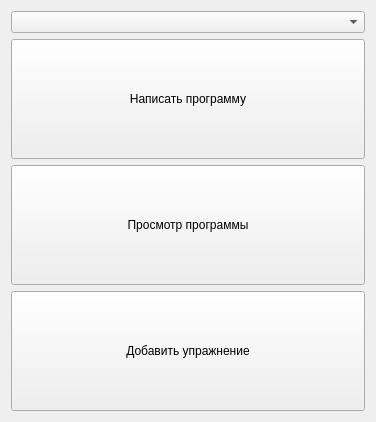
<?xml version="1.0" encoding="UTF-8"?>
<ui version="4.0">
 <class>MainWindow</class>
 <widget class="QMainWindow" name="MainWindow">
  <property name="geometry">
   <rect>
    <x>0</x>
    <y>0</y>
    <width>376</width>
    <height>422</height>
   </rect>
  </property>
  <property name="windowTitle">
   <string>MainWindow</string>
  </property>
  <widget class="QWidget" name="centralWidget">
   <layout class="QGridLayout" name="gridLayout">
    <item row="0" column="0">
     <widget class="QComboBox" name="m_sportsmenCombo"/>
    </item>
    <item row="2" column="0">
     <widget class="QPushButton" name="m_viewProgram">
      <property name="sizePolicy">
       <sizepolicy hsizetype="Minimum" vsizetype="Expanding">
        <horstretch>0</horstretch>
        <verstretch>0</verstretch>
       </sizepolicy>
      </property>
      <property name="text">
       <string>Просмотр программы</string>
      </property>
     </widget>
    </item>
    <item row="1" column="0">
     <widget class="QPushButton" name="m_addProgram">
      <property name="sizePolicy">
       <sizepolicy hsizetype="Minimum" vsizetype="Expanding">
        <horstretch>0</horstretch>
        <verstretch>0</verstretch>
       </sizepolicy>
      </property>
      <property name="text">
       <string>Написать программу</string>
      </property>
     </widget>
    </item>
    <item row="3" column="0">
     <widget class="QPushButton" name="m_addExecise">
      <property name="sizePolicy">
       <sizepolicy hsizetype="Minimum" vsizetype="Expanding">
        <horstretch>0</horstretch>
        <verstretch>0</verstretch>
       </sizepolicy>
      </property>
      <property name="text">
       <string>Добавить упражнение</string>
      </property>
     </widget>
    </item>
   </layout>
  </widget>
 </widget>
 <layoutdefault spacing="6" margin="11"/>
 <resources/>
 <connections/>
</ui>
